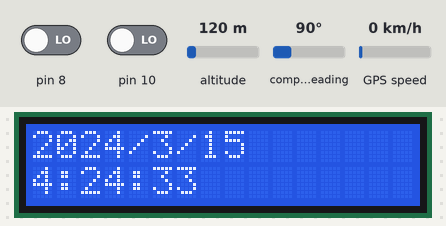
This sketch was run on a simulated Arduino Uno, built with avr-gcc and run on an emulated ATmega328P. Shown: 16×2 character LCD. Inputs (shaded band) come from the test bench; at power-on: pin 8 LOW, pin 10 LOW, altitude 120 m, compass heading 90°, GPS speed 0 km/h. The GPS gets a fix after 3 s at 37.7749, -122.4194 with 8 satellites; what the sketch prints to the serial monitor is not drawn.

Above: at 3.7 s.
3.8 s: pin 8 driven HIGH
At 4.2 s:
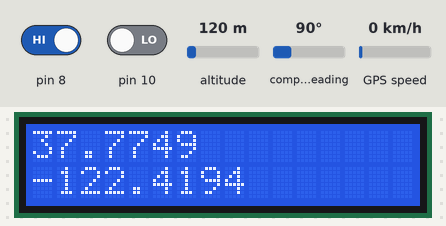
5.3 s: pin 10 driven HIGH
At 7.6 s:
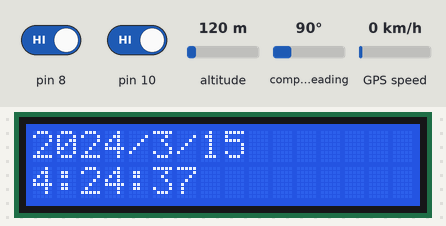
Timing chart, 0 to 9.1 s (numbered marks = the images above; inputs shaded):
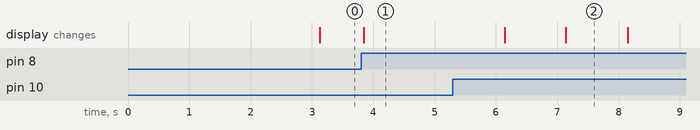

The sketch:

APRS1.ino
```cpp
#include <TinyGPS++.h>
#include <SoftwareSerial.h>
#include <Wire.h>
#include <LiquidCrystal_I2C.h>

/* This sample code demonstrates just about every built-in operation of TinyGPS++ (TinyGPSPlus).
   It requires the use of SoftwareSerial, and assumes that you have a
   4800-baud serial GPS device hooked up on pins 4(rx) and 3(tx).

   The Crystal Display should be connected to SDA = A3, SCL A4
*/

int page_counter=1;         // This is to move between pages
int up=8;                   // Up button
int down=10;                // Down button
boolean current_up =  LOW;  // States
boolean last_up = LOW;      //
boolean last_down = LOW;
boolean current_down = LOW;

static const int RXPin = 4, TXPin = 3;      // This is the wiring for the GPS
static const uint32_t GPSBaud = 9600;       // This is the baud rate for the GPS

TinyGPSPlus gps;                            // The TinyGPS++ object
SoftwareSerial ss(RXPin, TXPin);            // The serial connection to the GPS device
unsigned long last = 0UL;                   // For stats that happen every 5 seconds
LiquidCrystal_I2C lcd(0x27, 16,2);          // This is for the Crystal Display

void setup()
{
  Serial.begin(115200);                     // This is to turn on the terminal Display
  ss.begin(GPSBaud);                        // This is to turn on the GPS
  lcd.init();                               // This is for the Crystal Display
  lcd.backlight();                          // This is to turn on the Backlight
  lcd.print("Hello GPS");                   // This is Display a Welcome
}

// ---Debouncing function for all buttons
boolean debounce(boolean last, int pin){
  boolean current=digitalRead(pin);
  if (last != current){
    delay(5);
    current = digitalRead(pin);
  }
  return current;
  }

void loop()
{
   delay(2);
  // Dispatch incoming characters
  while (ss.available() > 0)
    gps.encode(ss.read());

  if (gps.location.isUpdated())
  {
    Serial.println("+++++++++++++++++++++++++++");

// begin the button pushing
current_up = debounce(last_up, up);         // Debounce for UP button
current_down = debounce(last_down, down);   // Debounce for  Down button

    if (last_up== LOW && current_up == HIGH) {  // When up button pressed
      lcd.clear();                          // When page is changed, lcd clear to print new page
      if(page_counter < 5){                 // Page counter never higher than 5 pages
        page_counter = page_counter + 1;    // Page up
      }
      else {
        page_counter = 5;
      }
    }
     last_up = current_up;

    if (last_down== LOW && current_down ==HIGH){    // When down button pressed
      lcd.clear();                          // When page is changed, lcd is cleared
      if(page_counter > 1){                  // Page counter never lower than 1
        page_counter = page_counter -1;     // Page down
      }
      else {
        page_counter = 1;
      }
    }
    last_down = current_down;

  switch (page_counter) {
    case 1: {                         // Show date and time
      lcd.setCursor(0,0);
      lcd.print(gps.date.year());
      lcd.print("/");
      lcd.print(gps.date.month());
      lcd.print("/");
      lcd.print(gps.date.day());
      lcd.setCursor(0,1);
      lcd.print(gps.time.hour()-6);
      lcd.print(":");
      lcd.print(gps.time.minute());
      lcd.print(":");
      lcd.print(gps.time.second());

      }
      break;
    case 2: {                         // Show Location and Altitude
      lcd.setCursor(0,0);
      lcd.print(gps.location.lat(), 4);
      lcd.setCursor(0,1);
      lcd.print(gps.location.lng(), 4);
      }
      break;
    case 3: {                         // Show Speed and direction and Satelites
      lcd.setCursor(0,0);
      lcd.print("Speed: ");
      lcd.print(gps.speed.mph(),1);
      lcd.setCursor(0,1);
      lcd.print("Dir:   ");
      lcd.print(gps.course.deg(),0);
      }
      break;
    case 4: {                         // Show page 4
      lcd.setCursor(0,0);
      lcd.setCursor(0,1);
      lcd.print("Page 4");
      }
      break;
    case 5: {                         // Show page 5
      lcd.setCursor(0,0);
      lcd.setCursor(0,1);
      lcd.print("Page 5");
      }
      break;
  }   //switch end


/*    Serial.print("DATE      ");       //Date
    Serial.print(F("     = "));
    Serial.print(gps.date.year());
    Serial.print(F("/"));
    Serial.print(gps.date.month());
    Serial.print(F("/"));
    Serial.println(gps.date.day());
//    lcd.clear();
    lcd.setCursor(0,0);
    lcd.print("DT ");
    lcd.print(gps.date.year());
    lcd.print("/");
    lcd.print(gps.date.month());
    lcd.print("/");
    lcd.print(gps.date.day());


    Serial.print("TIME MDT");         //Time
    Serial.print(F("       = "));
    Serial.print(gps.time.hour()-6);
    Serial.print(F(":"));
    Serial.print(gps.time.minute());
    Serial.print(F(":"));
    Serial.println(gps.time.second());
    lcd.setCursor(0,1);
    lcd.print("TM ");
    lcd.print(gps.time.hour()-6);
    lcd.print("/:");
    lcd.print(gps.time.minute());
    lcd.print(":");
    lcd.print(gps.time.second(),10);

    Serial.print("LOCATION   ");      //Location
    Serial.print ("Lat = ");
    Serial.print(gps.location.lat(), 6);
    Serial.print(F(" Long = "));
    Serial.println(gps.location.lng(), 6);
    lcd.setCursor(0,0);
    lcd.print("Lat = ");
    lcd.print(gps.location.lat(), 4);
    lcd.setCursor(0,1);
    lcd.print("Lng = ");
    lcd.print(gps.location.lng(), 4);

    Serial.print(F("Altitude       = ")); //Altitude
    Serial.println(gps.altitude.feet(),0);

    Serial.print("SPEED ");           //Speed
    Serial.print(F(" MPH     = "));
    Serial.println(gps.speed.mph(),1);
    lcd.setCursor(0,0);
    lcd.print("ALT = ");
    lcd.print(gps.altitude.feet(),0);
    lcd.print("    ");
    lcd.print(gps.satellites.value());
    lcd.setCursor(0,1);
    lcd.print("S = ");
    lcd.print(gps.speed.mph(),1);
    lcd.print(" ");
    lcd.print(gps.course.deg(),0);


    Serial.print("COURSE ");          //Course Direction
    Serial.print(F(" Deg    = "));
    Serial.println(gps.course.deg(),0);

    Serial.print("SATELLITES     = ");  //Satellites
    Serial.println(gps.satellites.value());
  */

  }

}
```

Measured:
- after the input at 3.8 s, the display: changes at once (image 1)
- after the input at 5.3 s, the display: first changes after 0.84 s (image 2 shows a later state)
